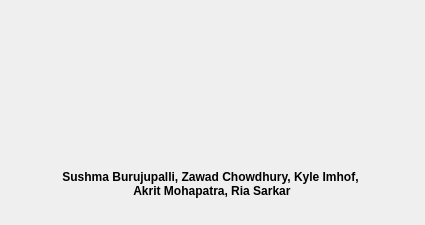
<?xml version="1.0" encoding="UTF-8"?>
<ui version="4.0">
 <class>AboutDialog</class>
 <widget class="QDialog" name="AboutDialog">
  <property name="geometry">
   <rect>
    <x>0</x>
    <y>0</y>
    <width>425</width>
    <height>225</height>
   </rect>
  </property>
  <property name="minimumSize">
   <size>
    <width>425</width>
    <height>225</height>
   </size>
  </property>
  <property name="maximumSize">
   <size>
    <width>425</width>
    <height>225</height>
   </size>
  </property>
  <property name="windowTitle">
   <string>About SnapVision</string>
  </property>
  <widget class="QLabel" name="label_2">
   <property name="geometry">
    <rect>
     <x>60</x>
     <y>158</y>
     <width>301</width>
     <height>51</height>
    </rect>
   </property>
   <property name="sizePolicy">
    <sizepolicy hsizetype="Ignored" vsizetype="Ignored">
     <horstretch>0</horstretch>
     <verstretch>0</verstretch>
    </sizepolicy>
   </property>
   <property name="font">
    <font>
     <family>Segoe UI</family>
     <pointsize>9</pointsize>
     <weight>75</weight>
     <bold>true</bold>
    </font>
   </property>
   <property name="text">
    <string>Sushma Burujupalli, Zawad Chowdhury, Kyle Imhof,
 Akrit Mohapatra, Ria Sarkar</string>
   </property>
   <property name="alignment">
    <set>Qt::AlignCenter</set>
   </property>
  </widget>
  <widget class="QLabel" name="label">
   <property name="geometry">
    <rect>
     <x>20</x>
     <y>-10</y>
     <width>361</width>
     <height>231</height>
    </rect>
   </property>
   <property name="sizePolicy">
    <sizepolicy hsizetype="Ignored" vsizetype="Ignored">
     <horstretch>0</horstretch>
     <verstretch>0</verstretch>
    </sizepolicy>
   </property>
   <property name="text">
    <string/>
   </property>
   <property name="pixmap">
    <pixmap resource="icons.qrc">:/Icons/logo_snapvision.png</pixmap>
   </property>
   <property name="scaledContents">
    <bool>true</bool>
   </property>
  </widget>
  <zorder>label</zorder>
  <zorder>label_2</zorder>
 </widget>
 <resources>
  <include location="icons.qrc"/>
 </resources>
 <connections/>
</ui>
